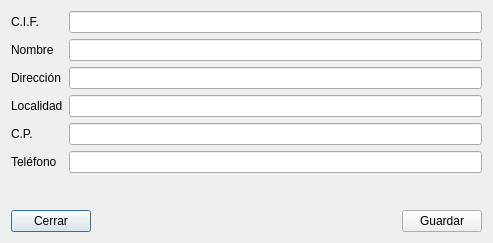
<?xml version="1.0" encoding="UTF-8"?>
<ui version="4.0">
 <class>frm_company</class>
 <widget class="QDialog" name="frm_company">
  <property name="geometry">
   <rect>
    <x>0</x>
    <y>0</y>
    <width>493</width>
    <height>243</height>
   </rect>
  </property>
  <property name="windowTitle">
   <string>Empresa</string>
  </property>
  <layout class="QGridLayout" name="gridLayout">
   <item row="0" column="0">
    <layout class="QVBoxLayout" name="verticalLayout_3">
     <item>
      <layout class="QHBoxLayout" name="horizontalLayout_3">
       <item>
        <layout class="QVBoxLayout" name="verticalLayout">
         <item>
          <widget class="QLabel" name="lbl_id_code">
           <property name="text">
            <string>C.I.F.</string>
           </property>
          </widget>
         </item>
         <item>
          <widget class="QLabel" name="lbl_name">
           <property name="text">
            <string>Nombre</string>
           </property>
          </widget>
         </item>
         <item>
          <widget class="QLabel" name="lbl_adress">
           <property name="text">
            <string>Dirección</string>
           </property>
          </widget>
         </item>
         <item>
          <widget class="QLabel" name="lbl_locality">
           <property name="text">
            <string>Localidad</string>
           </property>
          </widget>
         </item>
         <item>
          <widget class="QLabel" name="lbl_postal_code">
           <property name="text">
            <string>C.P.</string>
           </property>
          </widget>
         </item>
         <item>
          <widget class="QLabel" name="lbl_phone">
           <property name="text">
            <string>Teléfono</string>
           </property>
          </widget>
         </item>
        </layout>
       </item>
       <item>
        <layout class="QGridLayout" name="gridLayout_2">
         <item row="1" column="0">
          <widget class="QLineEdit" name="txt_name"/>
         </item>
         <item row="5" column="0">
          <widget class="QLineEdit" name="txt_phone"/>
         </item>
         <item row="2" column="0">
          <widget class="QLineEdit" name="txt_address"/>
         </item>
         <item row="0" column="0">
          <widget class="QLineEdit" name="txt_id_code"/>
         </item>
         <item row="4" column="0">
          <widget class="QLineEdit" name="txt_postal_code"/>
         </item>
         <item row="3" column="0">
          <widget class="QLineEdit" name="txt_locality"/>
         </item>
        </layout>
       </item>
      </layout>
     </item>
     <item>
      <spacer name="verticalSpacer">
       <property name="orientation">
        <enum>Qt::Orientation::Vertical</enum>
       </property>
       <property name="sizeHint" stdset="0">
        <size>
         <width>20</width>
         <height>40</height>
        </size>
       </property>
      </spacer>
     </item>
     <item>
      <layout class="QHBoxLayout" name="horizontalLayout_4">
       <item>
        <widget class="QPushButton" name="btn_close">
         <property name="text">
          <string>Cerrar</string>
         </property>
        </widget>
       </item>
       <item>
        <spacer name="horizontalSpacer">
         <property name="orientation">
          <enum>Qt::Orientation::Horizontal</enum>
         </property>
         <property name="sizeHint" stdset="0">
          <size>
           <width>40</width>
           <height>20</height>
          </size>
         </property>
        </spacer>
       </item>
       <item>
        <widget class="QPushButton" name="btn_save">
         <property name="text">
          <string>Guardar</string>
         </property>
        </widget>
       </item>
      </layout>
     </item>
    </layout>
   </item>
  </layout>
 </widget>
 <tabstops>
  <tabstop>txt_id_code</tabstop>
  <tabstop>txt_name</tabstop>
  <tabstop>txt_address</tabstop>
  <tabstop>txt_locality</tabstop>
  <tabstop>txt_postal_code</tabstop>
  <tabstop>txt_phone</tabstop>
  <tabstop>btn_close</tabstop>
  <tabstop>btn_save</tabstop>
 </tabstops>
 <resources/>
 <connections/>
</ui>
